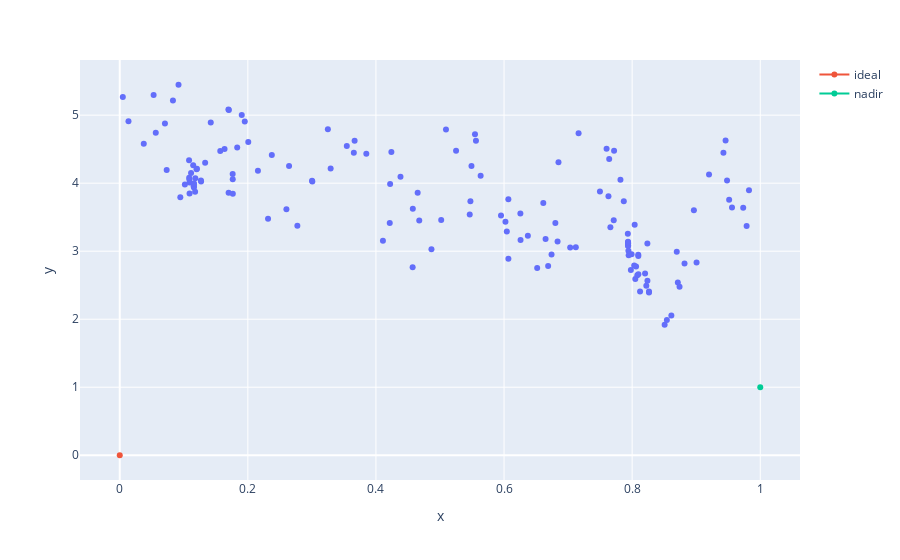

This figure's notebook cell:
### Code cell
fig = ex.scatter(x=y[:,0], y=y[:,1])
fig.add_scatter(x=[0], y=[0], name="ideal")
fig.add_scatter(x=[1], y=[1], name="nadir")

### Figure 1 — Plotly figure (JSON) as saved in the notebook; plotly's stock layout.template omitted (floating-point values rounded to 4 significant figures; data arrays with more than 128 entries replaced by an {"elided": "..."} marker saying what was removed)
{"data": [{"hoverlabel": {"namelength": 0}, "hovertemplate": "x=%{x}<br>y=%{y}", "legendgroup": "", "marker": {"color": "#636efa", "symbol": "circle"}, "mode": "markers", "name": "", "showlegend": false, "type": "scatter", "x": {"elided": "148 float values"}, "xaxis": "x", "y": {"elided": "148 float values"}, "yaxis": "y"}, {"name": "ideal", "type": "scatter", "x": [0], "y": [0]}, {"name": "nadir", "type": "scatter", "x": [1], "y": [1]}], "layout": {"legend": {"tracegroupgap": 0}, "margin": {"t": 60}, "xaxis": {"anchor": "y", "domain": [0, 1], "title": {"text": "x"}}, "yaxis": {"anchor": "x", "domain": [0, 1], "title": {"text": "y"}}}}
